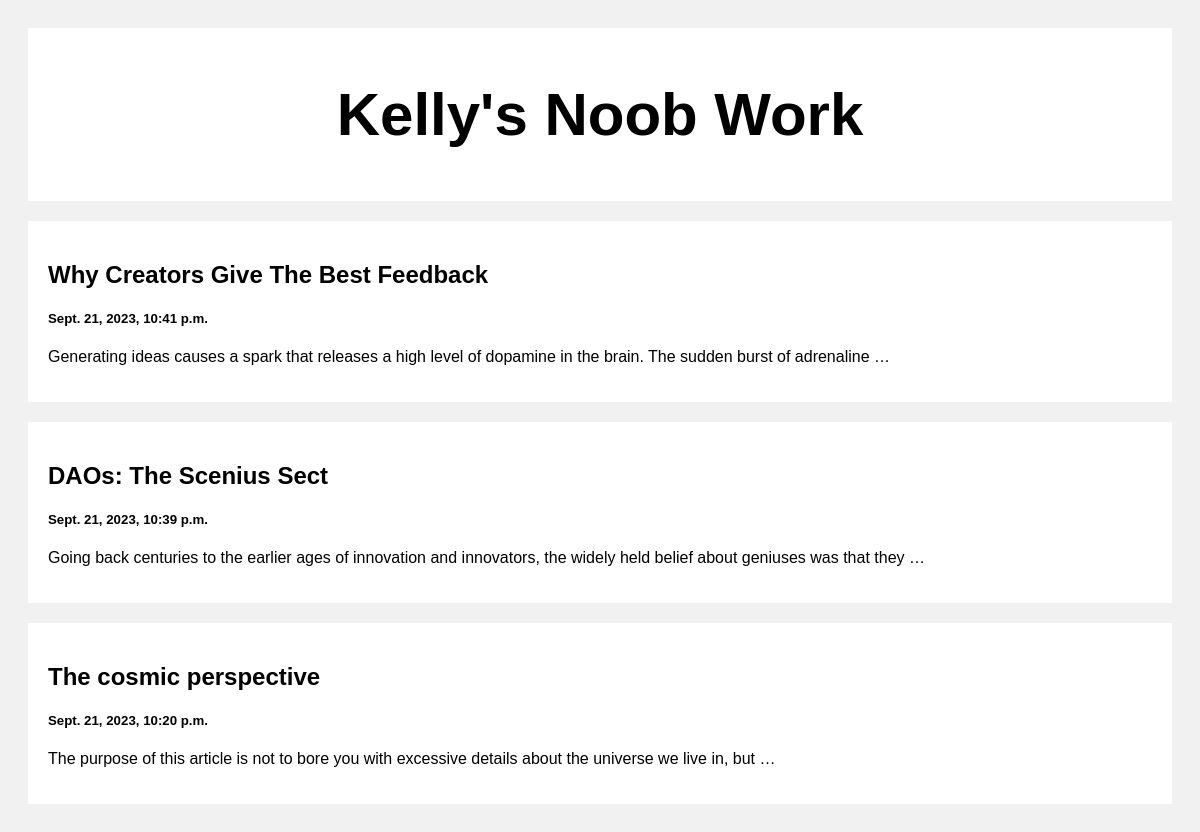
The page / on the database its author committed.
### posts/models.py (models this page shows)
class Post(models.Model):
    title = models.CharField(max_length=100)
    body = models.CharField(max_length=1000000)
    created_at = models.DateTimeField(default=datetime.now, blank=True)

### posts/views.py (the view)
# urls.py: path('', views.index, name='index'),
def index(request):
    posts = Post.objects.all()
    return render(request, 'index.html', {'posts': posts})

### templates/index.html (shortened to what this page needs)
<!DOCTYPE html>
<html>
<head>
</head>
<body>
<div class="header">
  <h2>Kelly's Noob Work</h2>
</div>
<div class="row">
  <div class="leftcolumn">
    {% for post in posts reversed %}
    <div class="card">
      <a style="text-decoration: none; color: black;" href="/post/{{post.id}}">
        <h2>{{post.title}}</h2>
        <h5>{{post.created_at}}</h5>
        <p>{{post.body|truncatewords:20}}</p>
      </a>
    </div>
    {% endfor %}
  </div>
</div>
</body>
</html>

### templates/index.html (style rules this page uses)
* { box-sizing: border-box; }
body { font-family: Arial; padding: 20px; background: #f1f1f1; }
.header { padding: 2px; font-size: 40px; text-align: center; background: white; }
.leftcolumn { float: left; width: 100%; }
.card { background-color: white; padding: 20px; margin-top: 20px; }
.row:after { content: ""; display: table; clear: both; }

### rows shown on the page
Post: title "Why Creators Give The Best Feedback", created_at "Sept. 21, 2023, 10:41 p.m.", body "Generating ideas causes a spark that releases a high level of dopamine in the brain. The sudden burst of adrenaline …"
Post: title "DAOs: The Scenius Sect", created_at "Sept. 21, 2023, 10:39 p.m.", body "Going back centuries to the earlier ages of innovation and innovators, the widely held belief about geniuses was that they …"
Post: title "The cosmic perspective", created_at "Sept. 21, 2023, 10:20 p.m.", body "The purpose of this article is not to bore you with excessive details about the universe we live in, but …"
